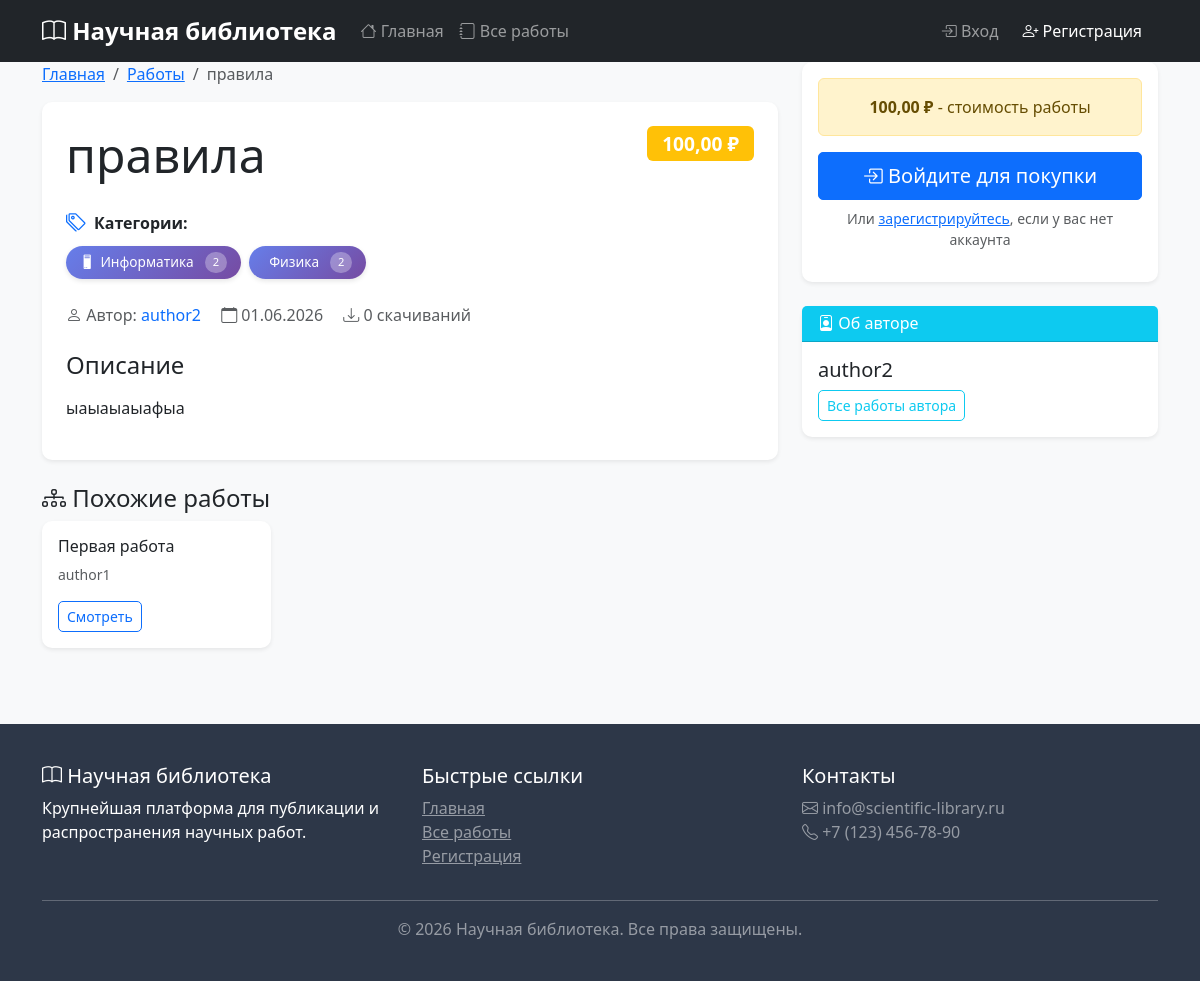
Page /works/5/ on the committed database.
### works/models.py (models this page shows, shortened)
class Work(models.Model):
    STATUS_CHOICES = [
        ('pending', 'На модерации'),
        ('approved', 'Одобрено'),
        ('rejected', 'Отклонено'),
    ]
    title = models.CharField(max_length=200, verbose_name="Название")
    description = models.TextField(verbose_name="Описание")
    author = models.ForeignKey(
        settings.AUTH_USER_MODEL,
        on_delete=models.CASCADE,
        related_name='works',
        verbose_name="Автор"
    )
    categories = models.ManyToManyField(
        Category,
        related_name='works',
        blank=True,
        verbose_name="Категории"
    )
    file = models.FileField(upload_to='works/%Y/%m/%d/', verbose_name="Файл работы", null=True, blank=True)
    price = models.DecimalField(max_digits=10, decimal_places=2, default=0, verbose_name="Цена")
    moderation_status = models.CharField(max_length=20, choices=STATUS_CHOICES, default='pending')
    moderation_comment = models.TextField(blank=True)
    created_at = models.DateTimeField(auto_now_add=True)
    updated_at = models.DateTimeField(auto_now=True)
    published_at = models.DateTimeField(null=True, blank=True)
    downloads_count = models.PositiveIntegerField(default=0)
    class Meta:
        ordering = ['-created_at']
        verbose_name = "Работа"
        verbose_name_plural = "Работы"
    def is_free(self):
        return self.price == 0

class Category(models.Model):
    name = models.CharField(max_length=100, unique=True, verbose_name="Название категории")
    slug = models.SlugField(max_length=100, unique=True, verbose_name="URL-метка")
    description = models.TextField(blank=True, verbose_name="Описание категории")
    icon = models.CharField(max_length=50, blank=True, help_text="Иконка из Bootstrap Icons", verbose_name="Иконка")
    created_at = models.DateTimeField(auto_now_add=True, null=True)
    class Meta:
        verbose_name = "Категория"
        verbose_name_plural = "Категории"
        ordering = ['name']

### accounts/models.py (models this page shows, shortened)
class User(AbstractUser):
    ROLE_CHOICES = [
        ('user', 'Пользователь'),
        ('author', 'Автор'),
        ('moderator', 'Модератор'),
        ('admin', 'Администратор'),
    ]
    role = models.CharField(max_length=20, choices=ROLE_CHOICES, default='user')
    email = models.EmailField(unique=True)

### works/views.py (the view, shortened to what this page needs)
# urls.py: path('<int:work_id>/', views.work_detail, name='work_detail'),
def work_detail(request, work_id):
    work = get_object_or_404(Work, id=work_id)
    has_purchased = False
    if request.user.is_authenticated:
        has_purchased = Purchase.objects.filter(user=request.user, work=work).exists()
    similar_works = Work.objects.filter(
        moderation_status='approved',
        categories__in=work.categories.all()
    ).exclude(id=work.id).distinct()[:3]
    context = {
        'work': work,
        'has_purchased': has_purchased,
        'similar_works': similar_works,
    }
    return render(request, 'works/work_detail.html', context)

### templates/works/work_detail.html (shortened to what this page needs)
{% extends 'base.html' %}
{% load static %}
{% block content %}
<div class="container">
    <div class="row">
        <div class="col-md-8">
            <nav aria-label="breadcrumb">
                <ol class="breadcrumb">
                    <li class="breadcrumb-item"><a href="{% url 'index' %}">Главная</a></li>
                    <li class="breadcrumb-item"><a href="{% url 'works:work_list' %}">Работы</a></li>
                    <li class="breadcrumb-item active">{{ work.title|truncatewords:5 }}</li>
                </ol>
            </nav>
            <div class="card border-0 shadow-sm mb-4">
                <div class="card-body p-4">
                    <div class="d-flex justify-content-between align-items-start mb-3">
                        <h1 class="display-5">{{ work.title }}</h1>
                        {% if work.is_free %}
                            <span class="badge bg-success badge-price">Бесплатно</span>
                        {% else %}
                            <span class="badge bg-warning badge-price">{{ work.price }} ₽</span>
                        {% endif %}
                    </div>
                    <div class="mb-4">
                        <div class="d-flex align-items-center mb-2">
                            <i class="bi bi-tags fs-5 text-primary me-2"></i>
                            <span class="fw-bold">Категории:</span>
                        </div>
                        <div class="d-flex flex-wrap gap-2">
                            {% for category in work.categories.all %}
                                <a href="{% url 'works:work_list' %}?category={{ category.slug }}"
                                   class="category-badge text-decoration-none">
                                    <i class="bi {{ category.icon|default:'bi-tag' }}"></i>
                                    {{ category.name }}
                                    <span class="category-count">{{ category.works.count }}</span>
                                </a>
                            {% empty %}
                                <span class="text-muted">Без категории</span>
                            {% endfor %}
                        </div>
                    </div>
                    <div class="mb-3">
                        <span class="text-muted">
                            <i class="bi bi-person"></i> Автор:
                            <a href="{% url 'accounts:author_detail' work.author.id %}" class="text-decoration-none">
                                {{ work.author.username }}
                            </a>
                        </span>
                        <span class="text-muted ms-3">
                            <i class="bi bi-calendar"></i> {{ work.published_at|date:"d.m.Y"|default:"На модерации" }}
                        </span>
                        <span class="text-muted ms-3">
                            <i class="bi bi-download"></i> {{ work.downloads_count }} скачиваний
                        </span>
                    </div>
                    <div class="mt-4">
                        <h4>Описание</h4>
                        <p class="lead">{{ work.description|linebreaks }}</p>
                    </div>
                </div>
            </div>
            {% if similar_works %}
            <div class="mt-4">
                <h4><i class="bi bi-diagram-3"></i> Похожие работы</h4>
                <div class="row">
                    {% for similar in similar_works %}
                        <div class="col-md-4 mb-3">
                            <div class="card h-100 border-0 shadow-sm">
                                <div class="card-body">
                                    <h6 class="card-title">{{ similar.title|truncatewords:5 }}</h6>
                                    <p class="small text-muted">{{ similar.author.username }}</p>
                                    <a href="{% url 'works:work_detail' similar.id %}" class="btn btn-sm btn-outline-primary">
                                        Смотреть
                                    </a>
                                </div>
                            </div>
                        </div>
                    {% endfor %}
                </div>
            </div>
            {% endif %}
        </div>
        <div class="col-md-4">
            <div class="card border-0 shadow-sm sidebar-card">
                <div class="card-body text-center">
                    {% if work.is_free %}
                        <div class="alert alert-success mb-3">
                            <i class="bi bi-info-circle"></i> Эта работа доступна бесплатно
                        </div>
                        {% if user.is_authenticated %}
                            <a href="{% url 'works:download_work' work.id %}" class="btn btn-success btn-lg w-100">
                                <i class="bi bi-download"></i> Скачать бесплатно
                            </a>
                        {% else %}
                            <a href="{% url 'accounts:login' %}" class="btn btn-primary btn-lg w-100">
                                <i class="bi bi-box-arrow-in-right"></i> Войдите для скачивания
                            </a>
                        {% endif %}
                    {% else %}
                        <div class="alert alert-warning mb-3">
                            <strong>{{ work.price }} ₽</strong> - стоимость работы
                        </div>
                        {% if user.is_authenticated %}
                            {% if has_purchased %}
                                <a href="{% url 'works:download_work' work.id %}" class="btn btn-success btn-lg w-100 mb-2">
                                    <i class="bi bi-download"></i> Скачать работу
                                </a>
                            {% else %}
                                {% if user == work.author %}
                                    <div class="alert alert-info">
                                        <i class="bi bi-info-circle"></i> Вы автор этой работы
                                    </div>
                                {% else %}
                                    <div class="alert alert-info">
                                        Ваш баланс: {{ user.profile.balance }} ₽
                                    </div>
                                    <form method="post" action="{% url 'works:purchase_work' work.id %}">
                                        {% csrf_token %}
                                        <button type="submit" class="btn btn-warning btn-lg w-100"
                                                {% if user.profile.balance < work.price %}disabled{% endif %}>
                                            <i class="bi bi-cart-check"></i> Купить за {{ work.price }} ₽
                                        </button>
                                    </form>
                                    {% if user.profile.balance < work.price %}
                                        <div class="alert alert-danger mt-2 small">
                                            Недостаточно средств.
                                            <a href="{% url 'accounts:top_up_balance' %}">Пополнить баланс</a>
                                        </div>
                                    {% endif %}
                                {% endif %}
                            {% endif %}
                        {% else %}
                            <a href="{% url 'accounts:login' %}" class="btn btn-primary btn-lg w-100">
                                <i class="bi bi-box-arrow-in-right"></i> Войдите для покупки
                            </a>
                            <p class="text-muted mt-2 small">
                                Или <a href="{% url 'accounts:register' %}">зарегистрируйтесь</a>, если у вас нет аккаунта
                            </p>
                        {% endif %}
                    {% endif %}
                </div>
            </div>
            <div class="card border-0 shadow-sm mt-4">
                <div class="card-header bg-info text-white">
                    <h6 class="mb-0"><i class="bi bi-person-badge"></i> Об авторе</h6>
                </div>
                <div class="card-body">
                    <h5>{{ work.author.username }}</h5>
                    <a href="{% url 'accounts:author_detail' work.author.id %}" class="btn btn-outline-info btn-sm">
                        Все работы автора
                    </a>
                </div>
            </div>
        </div>
    </div>
</div>
{% endblock %}

### static/css/custom.css (style rules this page uses)
body { font-family: 'Segoe UI', Tahoma, Geneva, Verdana, sans-serif; background-color: #f8f9fa; }
.card { border-radius: 10px; transition: all 0.3s ease; }
.btn { border-radius: 5px; transition: all 0.3s ease; }
.card { animation: fadeIn 0.5s ease; }
.category-badge { display: inline-flex; align-items: center; gap: 6px; padding: 6px 14px; background: linear-gradient(135deg, #667eea 0%, #764ba2 100%); color: white; border-radius: 20px; font-size: 0.85rem; font-weight: 500; transition: all 0.3s ease; box-shadow: 0 2px 5px rgba(0,0,0,0.1); text-decoration: none; }
.category-badge i { font-size: 0.9rem; }
.category-count { background: rgba(255,255,255,0.3); border-radius: 20px; padding: 2px 8px; font-size: 0.7rem; margin-left: 5px; }

### templates/base.html (style rules this page uses)
.badge-price { font-size: 1.2rem; padding: 8px 15px; }
.sidebar-card { position: sticky; top: 20px; }

### templates/works/work_detail.html (style rules this page uses)
.category-badge { display: inline-flex; align-items: center; gap: 6px; padding: 6px 14px; background: linear-gradient(135deg, #667eea 0%, #764ba2 100%); color: white; border-radius: 20px; font-size: 0.85rem; font-weight: 500; transition: all 0.3s ease; box-shadow: 0 2px 5px rgba(0,0,0,0.1); }
.category-count { background: rgba(255,255,255,0.3); border-radius: 20px; padding: 2px 8px; font-size: 0.7rem; margin-left: 5px; }
.badge-price { font-size: 1.2rem; padding: 8px 15px; }
.breadcrumb { background: transparent; padding: 0; }

### rows in the picture
Work: title "правила", price "100,00", author.username "author2", published_at "01.06.2026", downloads_count "0", description "ыаыаыаыафыа"
Category: name "Информатика", works.count "2"
Category: name "Физика", works.count "2"
Work: title "Первая работа", author.username "author1"
